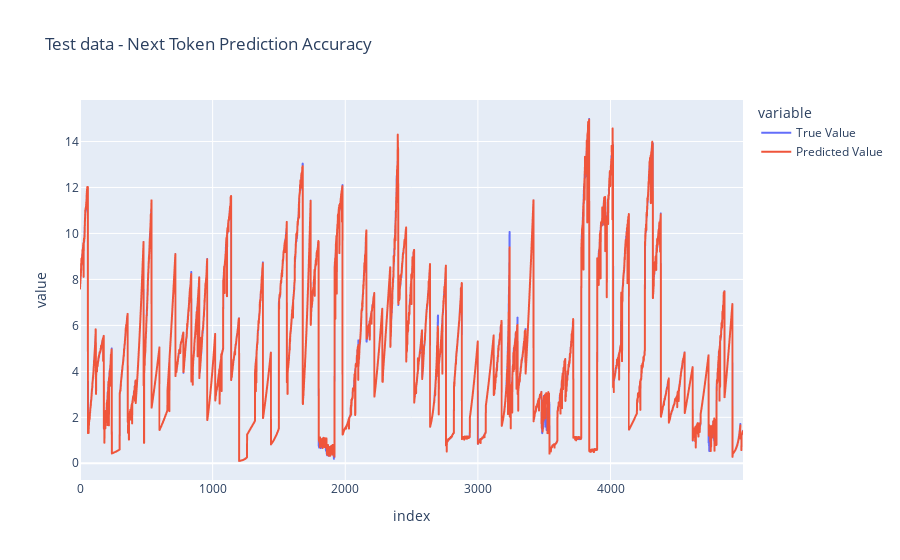

Write notebook code for a chart like this one.
### Markdown cell above
# test model loading from local file

### Code cell
from safetensors.torch import load_model
import json
with open("degradation_transformer_model_config.json", "rb") as f:
    model_params=json.load(f)

model1 = DegradationTransformer(vocab_size=model_params['vocab_size'], 
                                context_window=model_params['context_window'], 
                               embedding_dim=model_params['embedding_dim'], 
                               num_heads=model_params['num_heads'],
                                 num_blocks=model_params['num_blocks'])
load_model(model1, "degradation_transformer_model.safetensors")
model1.eval()
learner1 = Learner(model1, optim=None, loss_func=None, 
                  train_loader=None, test_loader=None, cbs=[])

y_predict = learner1.predict(x_batch, num_periods=1)[0][:, -1]


df=pd.DataFrame([y_batch, y_predict]).T
df.columns = ['True Value', 'Predicted Value']
fig = px.line(df, labels={ 'x':['Predicted Value','Predicted Value']}, title='Test data - Next Token Prediction Accuracy')
fig.show()

### Figure 1 — Plotly figure (JSON) as saved in the notebook; plotly's stock layout.template omitted (floating-point values rounded to 4 significant figures; data arrays with more than 128 entries replaced by an {"elided": "..."} marker saying what was removed)
{"data": [{"hovertemplate": "variable=True Value<br>index=%{x}<br>value=%{y}<extra></extra>", "legendgroup": "True Value", "line": {"color": "#636efa", "dash": "solid"}, "marker": {"symbol": "circle"}, "mode": "lines", "name": "True Value", "showlegend": true, "type": "scattergl", "x": {"elided": "5000 int values"}, "xaxis": "x", "y": {"elided": "5000 float values"}, "yaxis": "y"}, {"hovertemplate": "variable=Predicted Value<br>index=%{x}<br>value=%{y}<extra></extra>", "legendgroup": "Predicted Value", "line": {"color": "#EF553B", "dash": "solid"}, "marker": {"symbol": "circle"}, "mode": "lines", "name": "Predicted Value", "showlegend": true, "type": "scattergl", "x": {"elided": "5000 int values"}, "xaxis": "x", "y": {"elided": "5000 float values"}, "yaxis": "y"}], "layout": {"legend": {"title": {"text": "variable"}, "tracegroupgap": 0}, "title": {"text": "Test data - Next Token Prediction Accuracy"}, "xaxis": {"anchor": "y", "domain": [0, 1], "title": {"text": "index"}}, "yaxis": {"anchor": "x", "domain": [0, 1], "title": {"text": "value"}}}}
